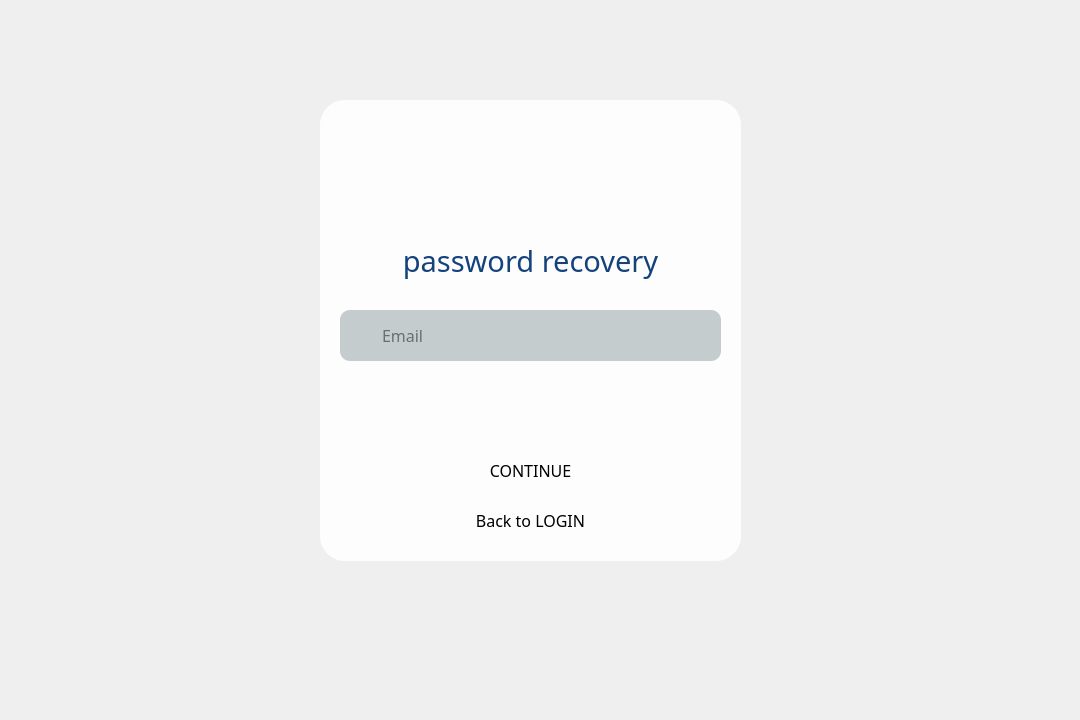
<?xml version="1.0" encoding="UTF-8"?>
<ui version="4.0">
 <class>RecupertionForm</class>
 <widget class="QDialog" name="RecupertionForm">
  <property name="geometry">
   <rect>
    <x>0</x>
    <y>0</y>
    <width>1080</width>
    <height>720</height>
   </rect>
  </property>
  <property name="minimumSize">
   <size>
    <width>1080</width>
    <height>720</height>
   </size>
  </property>
  <property name="maximumSize">
   <size>
    <width>1080</width>
    <height>720</height>
   </size>
  </property>
  <property name="windowTitle">
   <string>Dialog</string>
  </property>
  <property name="styleSheet">
   <string notr="true">background-color: qlineargradient(spread:pad, x1:0, y1:0, x2:1, y2:1, stop:0 rgba(54, 103, 176, 255), stop:1 rgba(20, 66, 124, 255));

QPushButton
{
	background-color:rgb(255, 255, 255);
	border: 2px solid rgb(0, 0, 127);
}</string>
  </property>
  <widget class="QFrame" name="frame">
   <property name="enabled">
    <bool>true</bool>
   </property>
   <property name="geometry">
    <rect>
     <x>320</x>
     <y>100</y>
     <width>421</width>
     <height>461</height>
    </rect>
   </property>
   <property name="styleSheet">
    <string notr="true">background-color: #fdfdfe;
border-radius: 25px;
</string>
   </property>
   <property name="frameShape">
    <enum>QFrame::StyledPanel</enum>
   </property>
   <property name="frameShadow">
    <enum>QFrame::Raised</enum>
   </property>
   <widget class="QLabel" name="label">
    <property name="enabled">
     <bool>true</bool>
    </property>
    <property name="geometry">
     <rect>
      <x>160</x>
      <y>20</y>
      <width>100</width>
      <height>100</height>
     </rect>
    </property>
    <property name="minimumSize">
     <size>
      <width>0</width>
      <height>0</height>
     </size>
    </property>
    <property name="styleSheet">
     <string notr="true">background: transparent;</string>
    </property>
    <property name="text">
     <string/>
    </property>
    <property name="textFormat">
     <enum>Qt::AutoText</enum>
    </property>
    <property name="pixmap">
     <pixmap>../assets/Artboard 5.png</pixmap>
    </property>
    <property name="scaledContents">
     <bool>true</bool>
    </property>
   </widget>
   <widget class="QPushButton" name="pushButton_2">
    <property name="geometry">
     <rect>
      <x>20</x>
      <y>400</y>
      <width>381</width>
      <height>41</height>
     </rect>
    </property>
    <property name="font">
     <font>
      <family>Poppins Medium</family>
      <pointsize>12</pointsize>
     </font>
    </property>
    <property name="cursor">
     <cursorShape>PointingHandCursor</cursorShape>
    </property>
    <property name="styleSheet">
     <string notr="true">
QPushButton
{
	background-color: #fdfdfe;
	color : #14427c;
	border: 2px solid #14427c;
	border-radius: 10px;
}
QPushButton:hover {
	color : #3667b0;
	border: 2px solid  #3667b0;
};
</string>
    </property>
    <property name="text">
     <string>Back to LOGIN</string>
    </property>
   </widget>
   <widget class="QPushButton" name="pushButton_3">
    <property name="geometry">
     <rect>
      <x>20</x>
      <y>350</y>
      <width>381</width>
      <height>41</height>
     </rect>
    </property>
    <property name="font">
     <font>
      <family>Poppins Medium</family>
      <pointsize>12</pointsize>
     </font>
    </property>
    <property name="cursor">
     <cursorShape>PointingHandCursor</cursorShape>
    </property>
    <property name="styleSheet">
     <string notr="true">QPushButton
{
	background-color: #14427c;
	color : #fdfdfe;
	border-radius: 10px;
}
QPushButton:hover {
	background-color: #3667b0;
	color : #fdfdfe;
};

</string>
    </property>
    <property name="text">
     <string>CONTINUE</string>
    </property>
   </widget>
   <widget class="QLineEdit" name="lineEdit_2">
    <property name="geometry">
     <rect>
      <x>20</x>
      <y>210</y>
      <width>381</width>
      <height>51</height>
     </rect>
    </property>
    <property name="font">
     <font>
      <family>Poppins Medium</family>
      <pointsize>12</pointsize>
     </font>
    </property>
    <property name="styleSheet">
     <string notr="true">border-radius: 10px;
background-color: #c4ccce;
color: #09111d;
padding-left: 40px;
</string>
    </property>
    <property name="maxLength">
     <number>15</number>
    </property>
    <property name="placeholderText">
     <string>Email</string>
    </property>
   </widget>
   <widget class="QLabel" name="label_3">
    <property name="geometry">
     <rect>
      <x>0</x>
      <y>110</y>
      <width>421</width>
      <height>101</height>
     </rect>
    </property>
    <property name="font">
     <font>
      <family>Semakin</family>
      <pointsize>22</pointsize>
     </font>
    </property>
    <property name="styleSheet">
     <string notr="true">background-color: rgba(0,0,0,0);
color : #14427c;</string>
    </property>
    <property name="text">
     <string>password recovery</string>
    </property>
    <property name="alignment">
     <set>Qt::AlignCenter</set>
    </property>
   </widget>
   <widget class="QLabel" name="label_4">
    <property name="geometry">
     <rect>
      <x>27</x>
      <y>220</y>
      <width>31</width>
      <height>31</height>
     </rect>
    </property>
    <property name="styleSheet">
     <string notr="true">background-color: transparent;</string>
    </property>
    <property name="text">
     <string/>
    </property>
    <property name="pixmap">
     <pixmap>../assets/atomic_ICONArtboard 18.png</pixmap>
    </property>
    <property name="scaledContents">
     <bool>true</bool>
    </property>
   </widget>
   <widget class="QLineEdit" name="lineEdit">
    <property name="geometry">
     <rect>
      <x>20</x>
      <y>280</y>
      <width>381</width>
      <height>41</height>
     </rect>
    </property>
    <property name="font">
     <font>
      <family>Poppins Medium</family>
      <pointsize>11</pointsize>
     </font>
    </property>
    <property name="cursor">
     <cursorShape>ArrowCursor</cursorShape>
    </property>
    <property name="styleSheet">
     <string notr="true">background-color:#fdfdfe;
	color: #dd4a4a;	</string>
    </property>
    <property name="text">
     <string/>
    </property>
    <property name="alignment">
     <set>Qt::AlignCenter</set>
    </property>
    <property name="readOnly">
     <bool>true</bool>
    </property>
   </widget>
  </widget>
  <widget class="QLabel" name="label_2">
   <property name="enabled">
    <bool>true</bool>
   </property>
   <property name="geometry">
    <rect>
     <x>0</x>
     <y>0</y>
     <width>1080</width>
     <height>720</height>
    </rect>
   </property>
   <property name="styleSheet">
    <string notr="true"/>
   </property>
   <property name="text">
    <string/>
   </property>
   <property name="pixmap">
    <pixmap>../assets/atomic_logo_background_effect_white_5Artboard 1.png</pixmap>
   </property>
   <property name="scaledContents">
    <bool>false</bool>
   </property>
  </widget>
  <zorder>label_2</zorder>
  <zorder>frame</zorder>
 </widget>
 <resources/>
 <connections/>
</ui>
